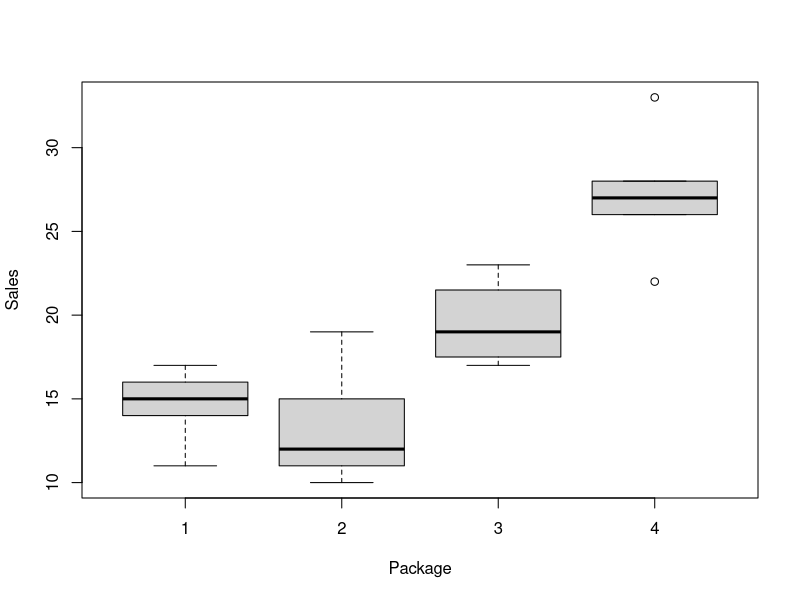
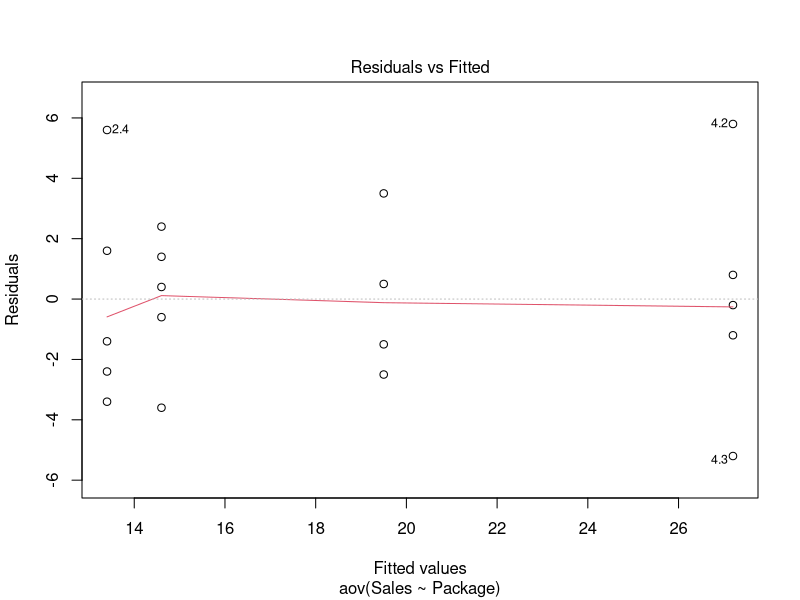
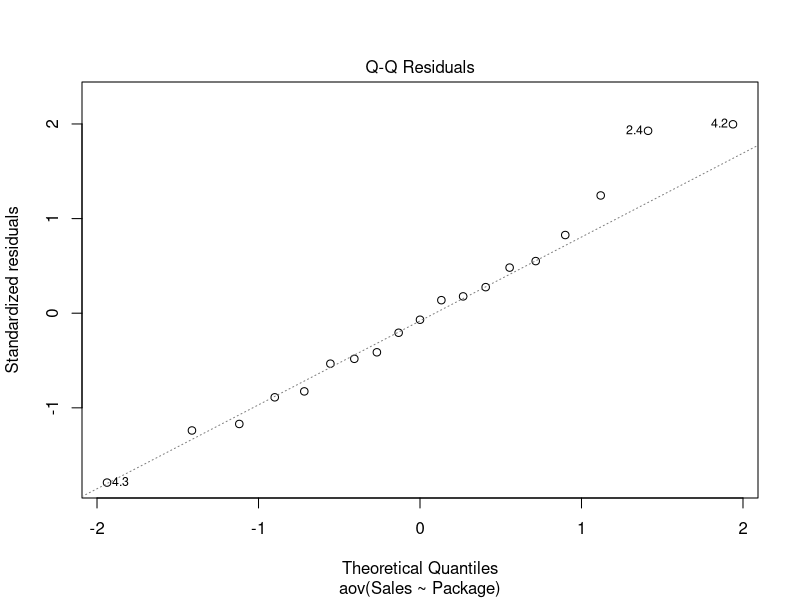
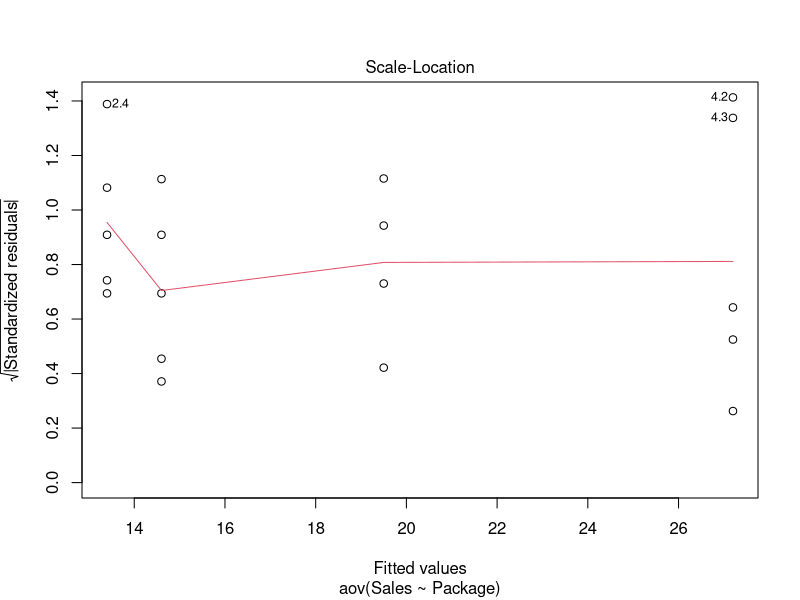
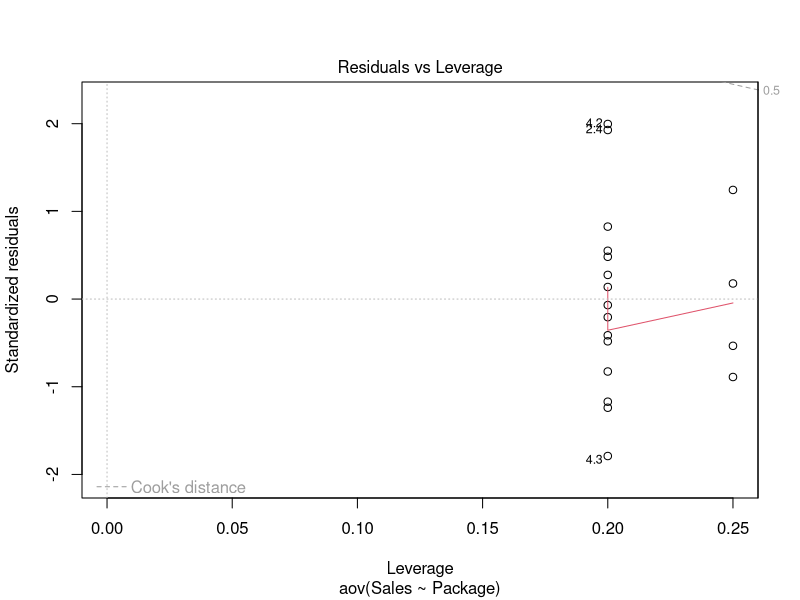

The R script that drew these images, in order:

# Note the "#" character tells R to ignore everything 
# that comes after it until the next line. 

# Data frame - With missing data as in the slides
raw <- data.frame(Package=factor(c(1,2,3,4)),
                  S1 = c(11,12,23,27),
                  S2 = c(17,10,20,33),
                  S3 = c(16,15,18,22),
                  S4 = c(14,19,17,26),
                  S5 = c(15,11,NA,28))

# Data needs to be reshaped!
# look at "raw" and "df" to see what this next function
# does - it "reshapes" the data
df <- reshape(raw, 
              v.names="Sales",
              idvar = "Package",
              direction = "long", 
              timevar="Store", 
              varying = c("S1","S2","S3","S4","S5"))

# Perform the analysis and look at the results
boxplot(Sales ~ Package, df)
model <- aov(Sales ~ Package, df)
plot(model)

# We'll look at this next week
TukeyHSD(model)

# Here is almost the same data, but I've
# added in a number where it was missing before
# to make the code simpler
raw <- data.frame(Package=factor(c(1,2,3,4)),
                  S1 = c(11,12,23,27),
                  S2 = c(17,10,20,33),
                  S3 = c(16,15,18,22),
                  S4 = c(14,19,17,26),
                  S5 = c(15,11,15,28))

# Data needs to be reshaped!
df <- reshape(raw, 
              v.names="Sales",
              idvar = "Package",
              direction = "long", 
              timevar="Store", 
              varying = c("S1","S2","S3","S4","S5"))

#
# Calculations (Very explicit)
#

# Separate the package designs into different samples
xs1 <- df$Sales[df$Package == 1]
xs2 <- df$Sales[df$Package == 2]
xs3 <- df$Sales[df$Package == 3]
xs4 <- df$Sales[df$Package == 4]

# Calculate the mean for each
xb1 <- mean(xs1)
xb2 <- mean(xs2)
xb3 <- mean(xs3)
xb4 <- mean(xs4)
            
# Calculate grand mean (xbb)
xs <- c(xs1, xs2, xs3, xs4)
xbb <- mean(xs)

# Calculate SSW
SSW <- sum(c( (xs1-xb1)^2, 
              (xs2-xb2)^2, 
              (xs3-xb3)^2, 
              (xs4-xb4)^2))

# Calculate SBB (5 is th number of data points
# in each package design sample)
SSB <- sum(5*c((xb1-xbb)^2, 
               (xb2-xbb)^2, 
               (xb3-xbb)^2, 
               (xb4-xbb)^2))

# Calculate F
MSW <- SSW/(length(xs)-4)
MSB <- SSB/(4-1)

F = MSB/MSW

# The critical value for F (alpha=1%):
alpha <- 0.01
Fc <- qf(0.99, 4-1, 20-4)

# Compare F and Fc